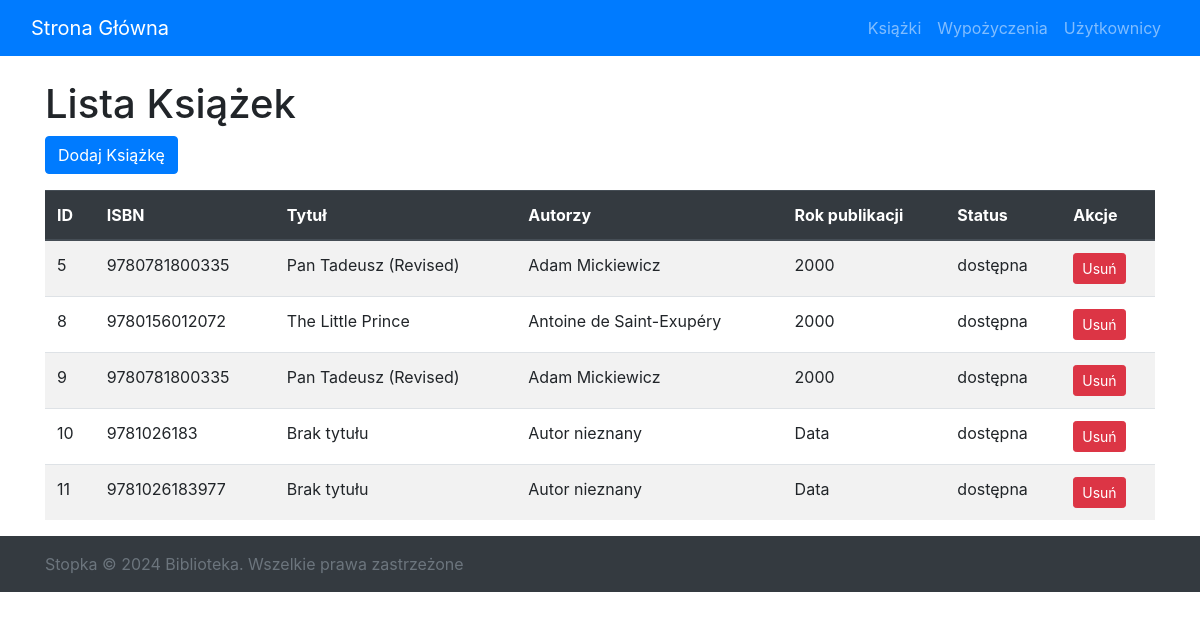
/books/, run on an earlier commit of the app's database.
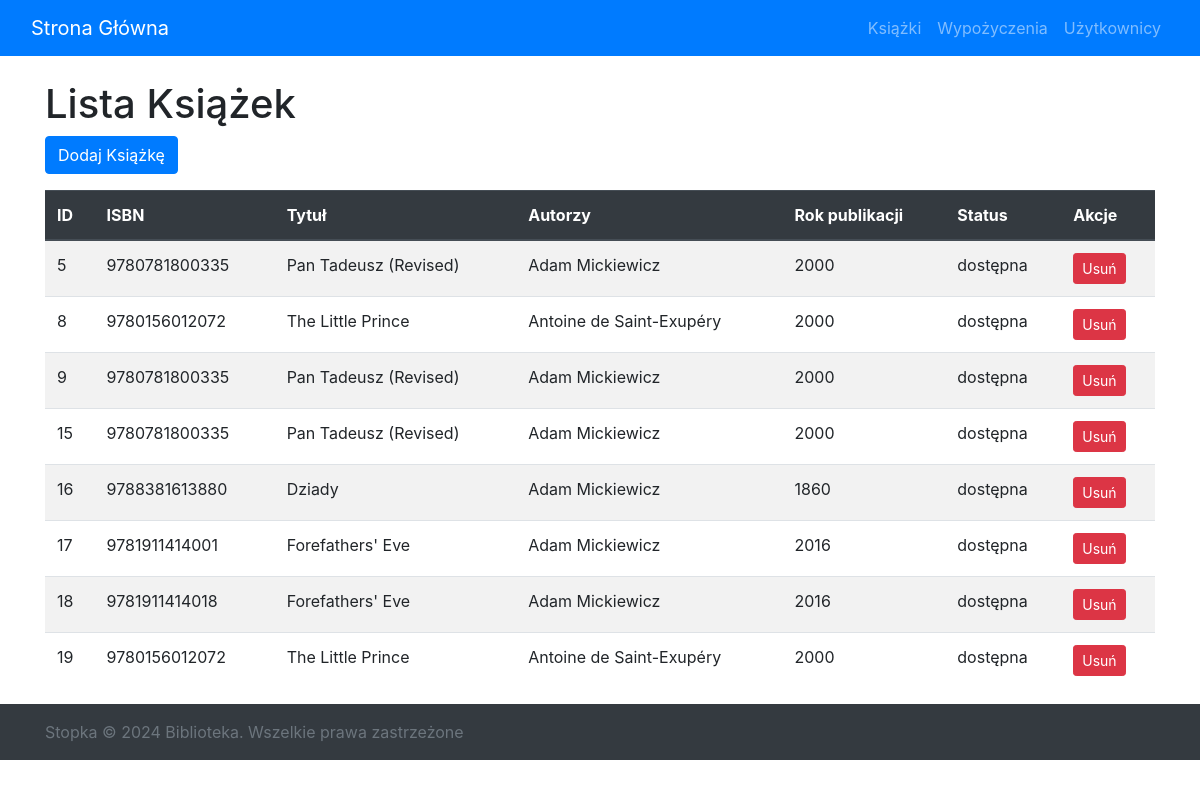
And on a later commit of the database.
### library_app/models.py (models this page shows, shortened)
class Book(models.Model):
    STATUS_CHOICES = (
        ('available', 'dostępna'),
        ('borrowed', 'wypożyczona'),
    )
    isbn = models.CharField(max_length=13)
    title = models.CharField(max_length=255, blank=True, default='Brak tytułu')
    authors = models.CharField(max_length=255, blank=True, default='Autor nieznany')
    publication_date = models.CharField(max_length=10, blank=True, default='Data nieznana')
    status = models.CharField(max_length=10, choices=STATUS_CHOICES, default='available')
    unique_id = models.AutoField(primary_key=True, unique=True)
    libraryID = models.CharField(max_length=36, unique=True, blank=True, default='')
    book_status = models.BooleanField(default=False)

### library_app/views.py (the view)
# urls.py: path('books/', views.book_list, name='book-list'),
def book_list(request):
    books = Book.objects.all()
    return render(request, 'lists/book_list.html', {'books': books})

### library_app/templates/lists/book_list.html
{% extends 'library_app/base.html' %}
{% block content %}
    <h1>Lista Książek</h1>
    <a href="{% url 'book-create' %}" class="btn btn-primary mb-3">Dodaj Książkę</a>
    <table class="table table-striped">
        <thead class="thead-dark">
        <tr>
            <th scope="col">ID</th>
            <th scope="col">ISBN</th>
            <th scope="col">Tytuł</th>
            <th scope="col">Autorzy</th>
            <th scope="col">Rok publikacji</th>
            <th scope="col">Status</th>
            <th scope="col">Akcje</th>
        </tr>
        </thead>
        <tbody>
        {% for book in books %}
            <tr>
                <td>{{ book.unique_id }}</td>
                <td>{{ book.isbn }}</td>
                <td>{{ book.title }}</td>
                <td>{{ book.authors }}</td>
                <td>{{ book.publication_date|slice:":4" }}</td>
                <td>{{ book.get_status_display }}</td>
                <td>
                    <a href="{% url 'book-delete' book.pk %}" class="btn btn-danger btn-sm">Usuń</a>
                </td>
            </tr>
        {% empty %}
            <tr>
                <td colspan="7" class="text-center">Brak książek do wyświetlenia.</td>
            </tr>
        {% endfor %}
        </tbody>
    </table>
{% endblock %}

### library_app/templates/library_app/base.html (shortened to what this page needs)
<!DOCTYPE html>
<html lang="en">
<head>
    <link href="https://stackpath.bootstrapcdn.com/bootstrap/4.5.2/css/bootstrap.min.css" rel="stylesheet">
</head>
<body>
    <nav class="navbar navbar-expand-lg navbar-dark bg-primary">
        <div class="container-fluid">
            <a class="navbar-brand" href="{% url 'home' %}">Strona Główna</a>
            <div class="collapse navbar-collapse" id="navbarNav">
                <ul class="navbar-nav ml-auto">
                    <li class="nav-item">
                        <a class="nav-link" href="{% url 'book-list' %}">Książki</a>
                    </li>
                    <li class="nav-item">
                        <a class="nav-link" href="{% url 'loan-list' %}">Wypożyczenia</a>
                    </li>
                    <li class="nav-item">
                        <a class="nav-link" href="{% url 'user-list' %}">Użytkownicy</a>
                    </li>
                </ul>
            </div>
        </div>
    </nav>
    <div class="container mt-4">
        {% block content %}
        {% endblock %}
    </div>
    <footer class="footer mt-auto py-3 bg-dark">
        <div class="container">
            <span class="text-muted">Stopka © 2024 Biblioteka. Wszelkie prawa zastrzeżone</span>
        </div>
    </footer>
</body>
</html>

What changed in the data, as far as the page shows it:
removed Book: unique_id "10", isbn "9781026183", title "Brak tytułu", authors "Autor nieznany", publication_date "Data", status "dostępna"
removed Book: unique_id "11", isbn "9781026183977", title "Brak tytułu", authors "Autor nieznany", publication_date "Data", status "dostępna"
added Book: unique_id "15", isbn "9780781800335", title "Pan Tadeusz (Revised)", authors "Adam Mickiewicz", publication_date "2000", status "dostępna"
added Book: unique_id "16", isbn "9788381613880", title "Dziady", authors "Adam Mickiewicz", publication_date "1860", status "dostępna"
added Book: unique_id "17", isbn "9781911414001", title "Forefathers' Eve", authors "Adam Mickiewicz", publication_date "2016", status "dostępna"
added Book: unique_id "18", isbn "9781911414018", title "Forefathers' Eve", authors "Adam Mickiewicz", publication_date "2016", status "dostępna"
added Book: unique_id "19", isbn "9780156012072", title "The Little Prince", authors "Antoine de Saint-Exupéry", publication_date "2000", status "dostępna"
